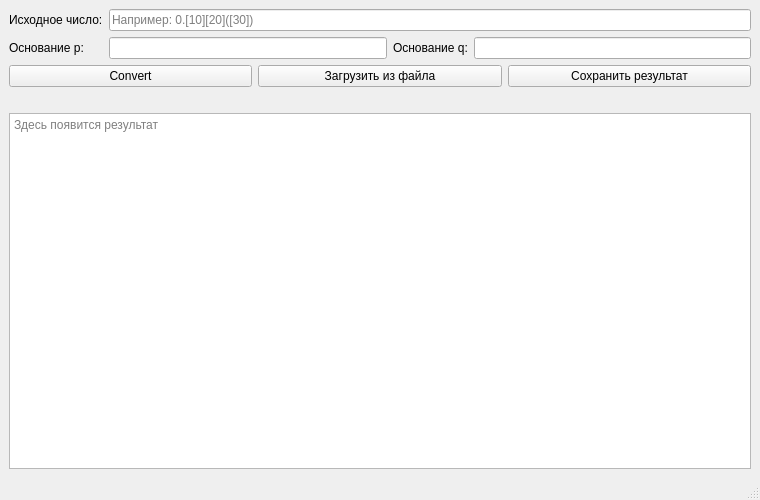
<?xml version="1.0" encoding="UTF-8"?>
<ui version="4.0">
 <class>MainWindow</class>
 <widget class="QMainWindow" name="MainWindow">
  <property name="geometry">
   <rect>
    <x>0</x>
    <y>0</y>
    <width>760</width>
    <height>500</height>
   </rect>
  </property>
  <property name="windowTitle">
   <string>Universal Converter</string>
  </property>
  <widget class="QWidget" name="centralwidget">
   <layout class="QVBoxLayout" name="verticalLayout">
    <item>
     <layout class="QGridLayout" name="inputLayout">
      <item row="0" column="0">
       <widget class="QLabel" name="inputLabel">
        <property name="text">
         <string>Исходное число:</string>
        </property>
       </widget>
      </item>
      <item row="0" column="1" colspan="3">
       <widget class="QLineEdit" name="inputEdit">
        <property name="placeholderText">
         <string>Например: 0.[10][20]([30])</string>
        </property>
       </widget>
      </item>
      <item row="1" column="0">
       <widget class="QLabel" name="sourceBaseLabel">
        <property name="text">
         <string>Основание p:</string>
        </property>
       </widget>
      </item>
      <item row="1" column="1">
       <widget class="QLineEdit" name="sourceBaseEdit">
        <property name="placeholderText">
         <string/>
        </property>
       </widget>
      </item>
      <item row="1" column="2">
       <widget class="QLabel" name="targetBaseLabel">
        <property name="text">
         <string>Основание q:</string>
        </property>
       </widget>
      </item>
      <item row="1" column="3">
       <widget class="QLineEdit" name="targetBaseEdit">
        <property name="placeholderText">
         <string/>
        </property>
       </widget>
      </item>
     </layout>
    </item>
    <item>
     <layout class="QHBoxLayout" name="buttonLayout">
      <item>
       <widget class="QPushButton" name="convertButton">
        <property name="text">
         <string>Convert</string>
        </property>
       </widget>
      </item>
      <item>
       <widget class="QPushButton" name="loadButton">
        <property name="text">
         <string>Загрузить из файла</string>
        </property>
       </widget>
      </item>
      <item>
       <widget class="QPushButton" name="saveButton">
        <property name="text">
         <string>Сохранить результат</string>
        </property>
       </widget>
      </item>
     </layout>
    </item>
    <item>
     <widget class="QLabel" name="messageLabel">
      <property name="text">
       <string/>
      </property>
      <property name="wordWrap">
       <bool>true</bool>
      </property>
     </widget>
    </item>
    <item>
     <widget class="QTextEdit" name="outputEdit">
      <property name="readOnly">
       <bool>true</bool>
      </property>
      <property name="placeholderText">
       <string>Здесь появится результат</string>
      </property>
     </widget>
    </item>
   </layout>
  </widget>
  <widget class="QMenuBar" name="menubar">
   <property name="geometry">
    <rect>
     <x>0</x>
     <y>0</y>
     <width>760</width>
     <height>26</height>
    </rect>
   </property>
  </widget>
  <widget class="QStatusBar" name="statusbar"/>
 </widget>
 <resources/>
 <connections/>
</ui>
